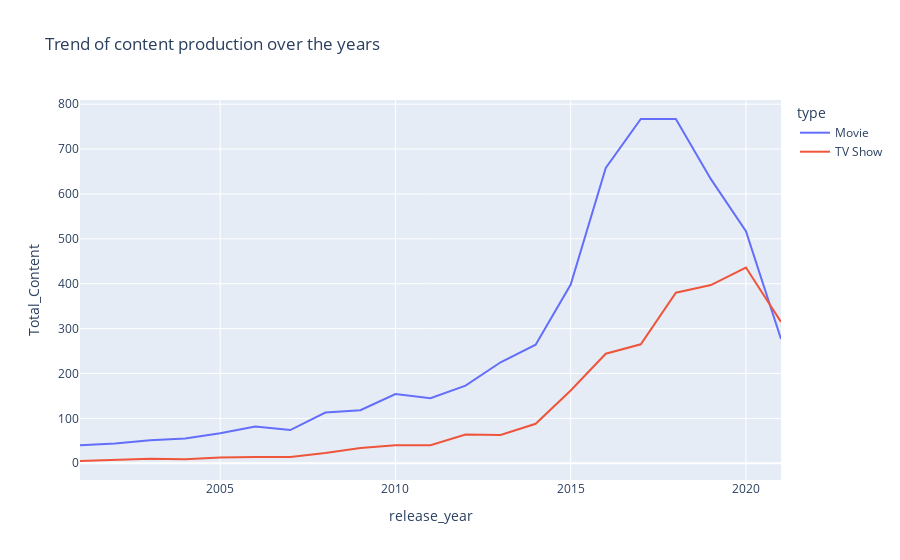

Notebook cell for this chart:
### Code cell
df2 = df2[df2['release_year'] > 2000]

fig = px.line(df2, 
              x = 'release_year', 
              y = 'Total_Content', 
              color = 'type', 
              title = 'Trend of content production over the years')
fig.show()

### Figure 1 — Plotly figure (JSON) as saved in the notebook; plotly's stock layout.template omitted (floating-point values rounded to 4 significant figures)
{"data": [{"hovertemplate": "type=Movie<br>release_year=%{x}<br>Total_Content=%{y}<extra></extra>", "legendgroup": "Movie", "line": {"color": "#636efa", "dash": "solid"}, "marker": {"symbol": "circle"}, "mode": "lines", "name": "Movie", "orientation": "v", "showlegend": true, "type": "scatter", "x": [2001, 2002, 2003, 2004, 2005, 2006, 2007, 2008, 2009, 2010, 2011, 2012, 2013, 2014, 2015, 2016, 2017, 2018, 2019, 2020, 2021], "xaxis": "x", "y": [40, 44, 51, 55, 67, 82, 74, 113, 118, 154, 145, 173, 225, 264, 398, 658, 767, 767, 633, 517, 277], "yaxis": "y"}, {"hovertemplate": "type=TV Show<br>release_year=%{x}<br>Total_Content=%{y}<extra></extra>", "legendgroup": "TV Show", "line": {"color": "#EF553B", "dash": "solid"}, "marker": {"symbol": "circle"}, "mode": "lines", "name": "TV Show", "orientation": "v", "showlegend": true, "type": "scatter", "x": [2001, 2002, 2003, 2004, 2005, 2006, 2007, 2008, 2009, 2010, 2011, 2012, 2013, 2014, 2015, 2016, 2017, 2018, 2019, 2020, 2021], "xaxis": "x", "y": [5, 7, 10, 9, 13, 14, 14, 23, 34, 40, 40, 64, 63, 88, 162, 244, 265, 380, 397, 436, 315], "yaxis": "y"}], "layout": {"legend": {"title": {"text": "type"}, "tracegroupgap": 0}, "title": {"text": "Trend of content production over the years"}, "xaxis": {"anchor": "y", "domain": [0, 1], "title": {"text": "release_year"}}, "yaxis": {"anchor": "x", "domain": [0, 1], "title": {"text": "Total_Content"}}}}
